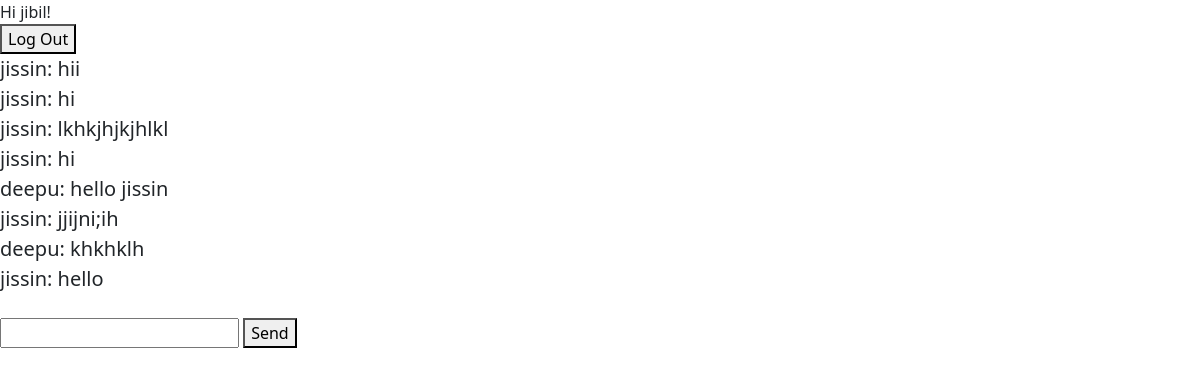
The page /chat_1/ (signed in) on the database its author committed.
### chatapp1/models.py (models this page shows, shortened)
class Message(models.Model):
    user = models.ForeignKey(User, on_delete=models.CASCADE)
    content = models.TextField()
    room = models.ForeignKey(Room, on_delete=models.CASCADE)
    created_on = models.DateTimeField(auto_now_add=True)

### chatapp1/views.py (the view)
# urls.py: path("<str:slug>/",views.room)
def room(request, slug):
    room = get_object_or_404(Room, slug=slug)
    room_name = room.name
    messages=Message.objects.filter(room=Room.objects.get(slug=slug))
    context = {"slug": slug, "room_name": room_name, "messages": messages}
    return render(request, "inside.html", context)

### templates/inside.html (shortened to what this page needs)
{% extends "base.html" %}
{% block content %}
{% if user.is_authenticated %}
Hi {{ user.username }}!
<form action="{% url 'logout' %}" method="post">
  <button type="submit">Log Out</button>
</form>
<div class="chat__item__container" id="id_chat_item_container" style="font-size: 20px">
{% if messages %}
  {% for message in messages %}
    {{ message.user.username }}: {{ message.content }}
    <br/>
  {% endfor %}
{% else %}
  No new messages
{% endif %}
</div>
<br />
<input type="text" id="id_message_send_input" />
<button type="submit" id="id_message_send_button">Send</button>
<br />
<br />
{% else %}
<p>You are not logged in</p>
<a href="{% url 'login' %}">Log In</a>
{% endif %}
{% endblock %}

### rows shown on the page
Message: user.username "jissin", content "hii"
Message: user.username "jissin", content "hi"
Message: user.username "jissin", content "lkhkjhjkjhlkl"
Message: user.username "jissin", content "hi"
Message: user.username "deepu", content "hello jissin"
Message: user.username "jissin", content "jjijni;ih"
Message: user.username "deepu", content "khkhklh"
Message: user.username "jissin", content "hello"

### other values the page prints
{{ user.username }} "jibil"
